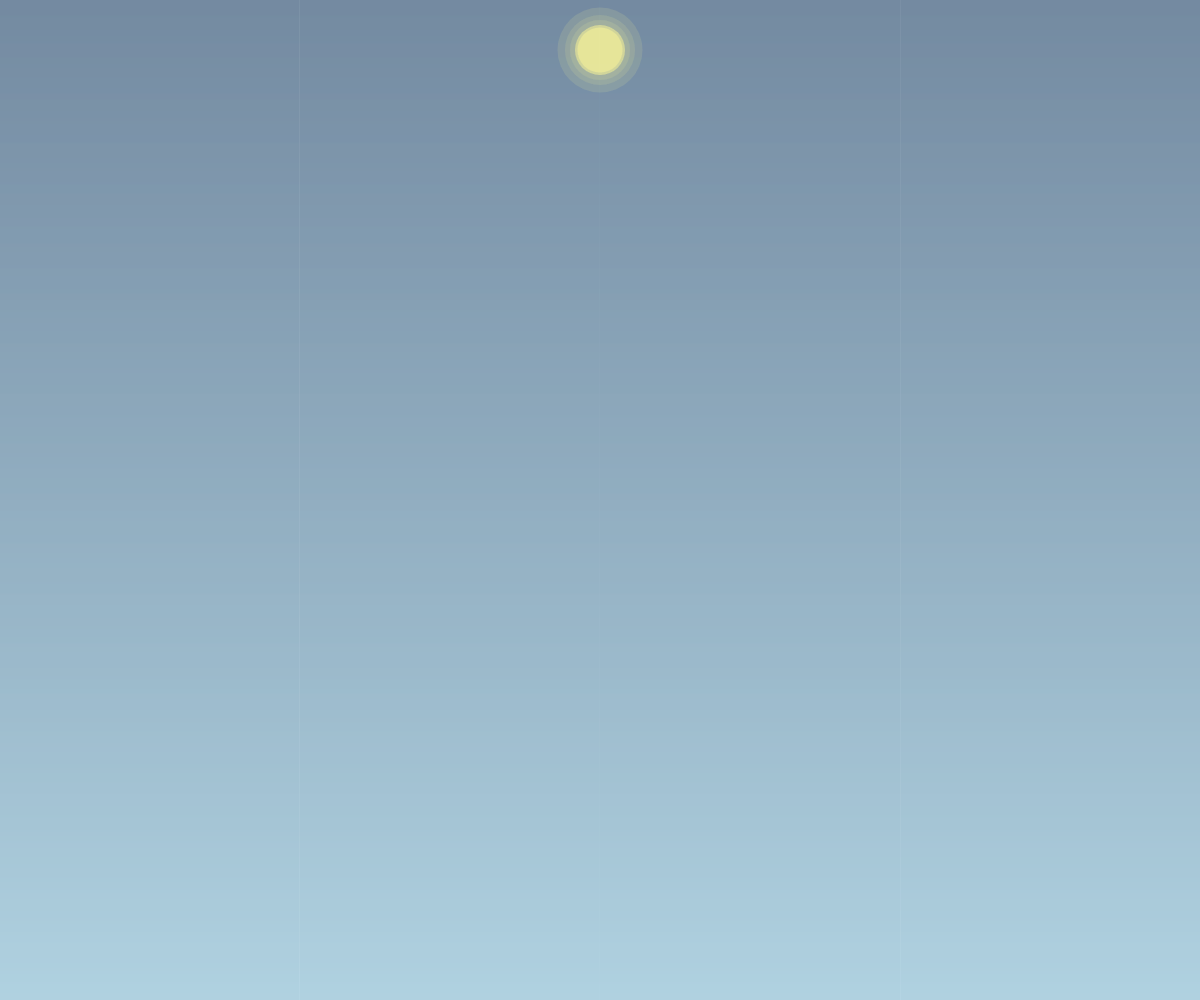
Frame 1 (no input)
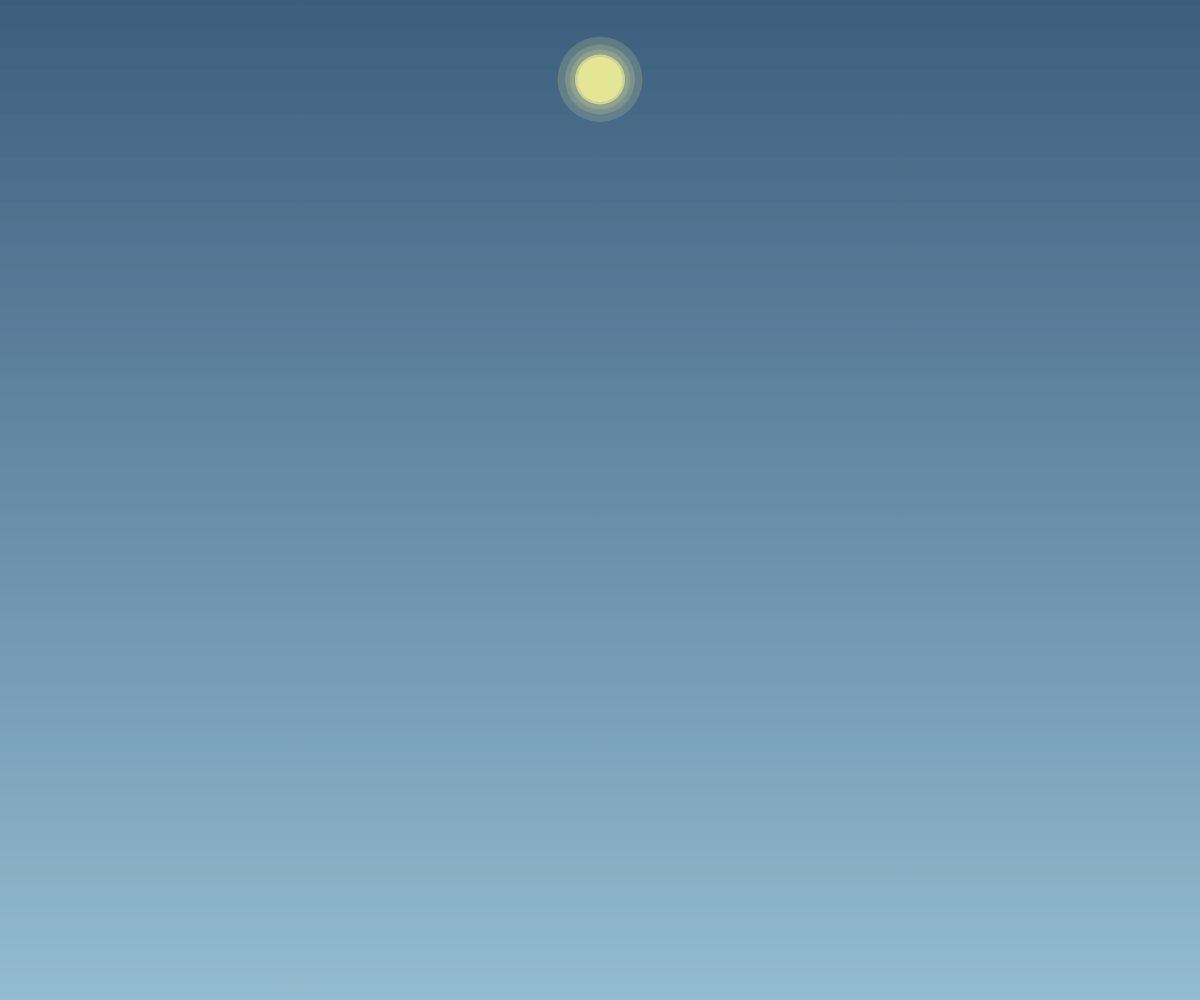
Frame 60 (no input)
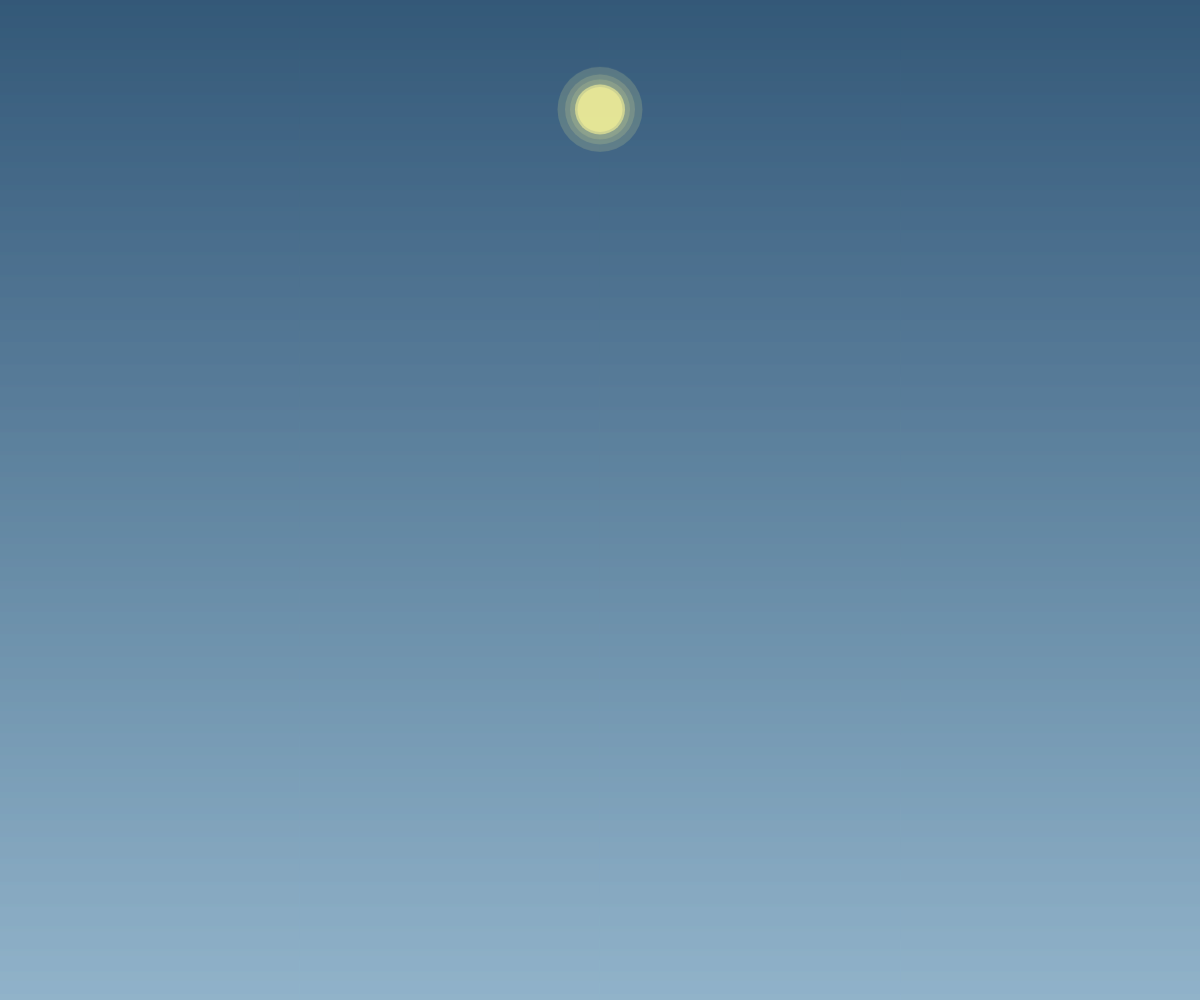
Frame 120 (the mouse pressed at the canvas centre since frame 60)

The p5.js sketch that drew these frames (run headless with seeded random() and noise() and a simulated clock; from frame 60 on, the mouse is pressed at the canvas centre):

// p5.js sketch
// ── sketch.js
var r = 150; 
var g = 195;
var b = 215;
var r2 = 70;
var g2 = 100;
var b2 = 130;
var y = 50;
var w = 50;
var h = 50;

const Y_AXIS = 1;
let c1, c2;


function setup() {
  createCanvas(windowWidth,windowHeight);
 
}

function draw() {
  //sorry about the numbering of the colors
  c2 = color(r, g, b);
  c1 = color(r2, g2, b2);
  
  setGradient(0, 0, windowWidth, windowHeight, c1, c2, Y_AXIS);
  
  fill(250,245,160,155);
  noStroke();
  ellipse(windowWidth/2,y,w-5,h-5);
  
  fill(240,235,150,155);
  noStroke();
  ellipse(windowWidth/2,y,w,h);
  
  fill(240,235,150,35);
  noStroke();
  ellipse(windowWidth/2,y,w+10,h+10);
   
  fill(240,235,150,35);
  noStroke();
  ellipse(windowWidth/2,y,w+20,h+20);
  
  fill(240,235,150,35);
  noStroke();
  ellipse(windowWidth/2,y,w+35,h+35);
  
  if (r<=50){
    y=50;
    
    r = 150; 
    g = 195;
    b = 215;
    r2 = 70;
    g2 = 100;
    b2 = 130;
  }
  else {
    y=y+0.5;
    
    r2=r2-0.155;
    g2=g2-0.09;
    b2=b2-0.08;
    
    r=r-0.05;
    g=g-0.145;
    b=b-0.12;
  }
  
  
  
}

function setGradient(x, y, w, h, c1, c2, axis) {
  noFill();

  if (axis === Y_AXIS) {
    // Top to bottom gradient
    for (let i = y; i <= y + h; i++) {
      let inter = map(i, y, y + h, 0, 1);
      let c = lerpColor(c1, c2, inter);
      stroke(c);
      line(x, i, x + w, i);
    }
  } 
  
    
}
